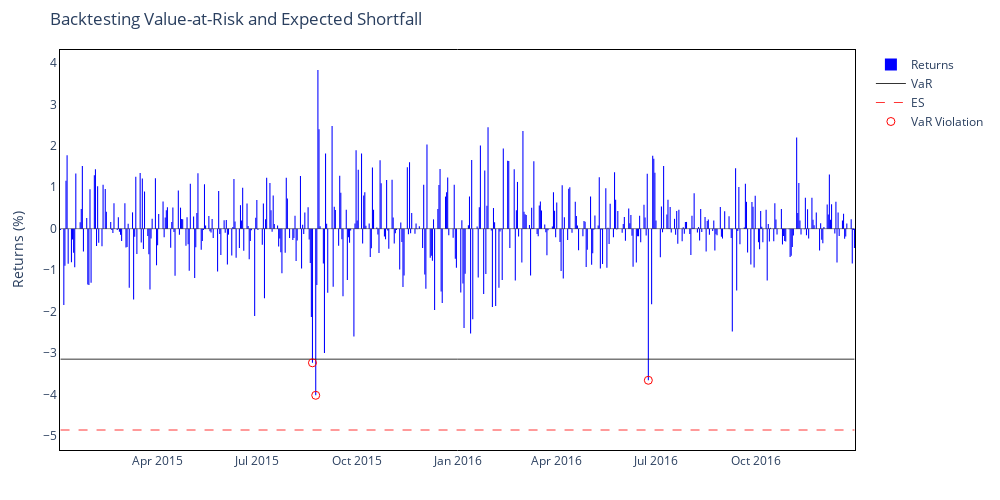

The code cell stored with this chart in its notebook:
### Code cell
# Apply EVT model
evt_output, var_estimate, es_estimate, prob_exceedance = EVT.evt(
    returns=returns,
    confidence_level=confidence_level,
    threshold_percentile=97,
    exceedance_level=0.05,  # optional: probability of exceeding 5% loss
    wealth=1000000
)

# Print VaR and ES Estimates
print(f"EVT VaR estimate $ (abs): {var_estimate:.2f}")
print(f"EVT Expected Shortfall estimate $ (abs): {es_estimate:.2f}")

# If you also want the probability of exceeding 5% loss:
if prob_exceedance is not None:
    print(f"Probability of exceeding 5% daily loss: {prob_exceedance * 100:.2f}%")

# Plot interactive VaR
fig_var = IP.plot_backtest(evt_output, subset=("2015-01-01", "2017-01-01"), interactive=True)

### Figure 1 — Plotly figure (JSON) as saved in the notebook; plotly's stock layout.template omitted (floating-point values rounded to 4 significant figures; data arrays with more than 128 entries replaced by an {"elided": "..."} marker saying what was removed)
{"data": [{"hovertemplate": "Date: %{x}<br>Return: %{y:.2f}%", "marker": {"color": "blue", "line": {"color": "black", "width": 0}}, "name": "Returns", "opacity": 1, "type": "bar", "x": {"elided": "504 str values"}, "y": {"elided": "504 float values"}}, {"customdata": {"elided": "504 float values"}, "hovertemplate": "Date: %{x}<br>VaR: %{customdata:.2f}%", "line": {"color": "black", "width": 0.8}, "mode": "lines", "name": "VaR", "type": "scatter", "x": {"elided": "504 str values"}, "y": {"elided": "504 float values"}}, {"customdata": {"elided": "504 float values"}, "hovertemplate": "Date: %{x}<br>ES: %{customdata:.2f}%", "line": {"color": "red", "dash": "dash", "width": 0.8}, "mode": "lines", "name": "ES", "type": "scatter", "x": {"elided": "504 str values"}, "y": {"elided": "504 float values"}}, {"hovertemplate": "Date: %{x}<br>Return: %{y:.2f}%", "marker": {"color": "red", "size": 8, "symbol": "circle-open"}, "mode": "markers", "name": "VaR Violation", "type": "scatter", "x": ["2015-08-21T00:00:00", "2015-08-24T00:00:00", "2016-06-24T00:00:00"], "y": [-3.237, -4.021, -3.658]}], "layout": {"bargap": 0.025, "barmode": "overlay", "height": 500, "hovermode": "x unified", "margin": {"b": 50, "l": 60, "r": 60, "t": 50}, "paper_bgcolor": "white", "plot_bgcolor": "white", "shapes": [{"line": {"color": "black", "width": 0.5}, "type": "line", "x0": "2015-01-02T00:00:00", "x1": "2016-12-30T00:00:00", "xref": "x", "y0": 0, "y1": 0, "yref": "y"}], "title": {"text": "Backtesting Value-at-Risk and Expected Shortfall"}, "width": 1000, "xaxis": {"linecolor": "black", "linewidth": 1, "mirror": true, "showline": true}, "yaxis": {"linecolor": "black", "linewidth": 1, "mirror": true, "showline": true, "title": {"text": "Returns (%)"}}}}
